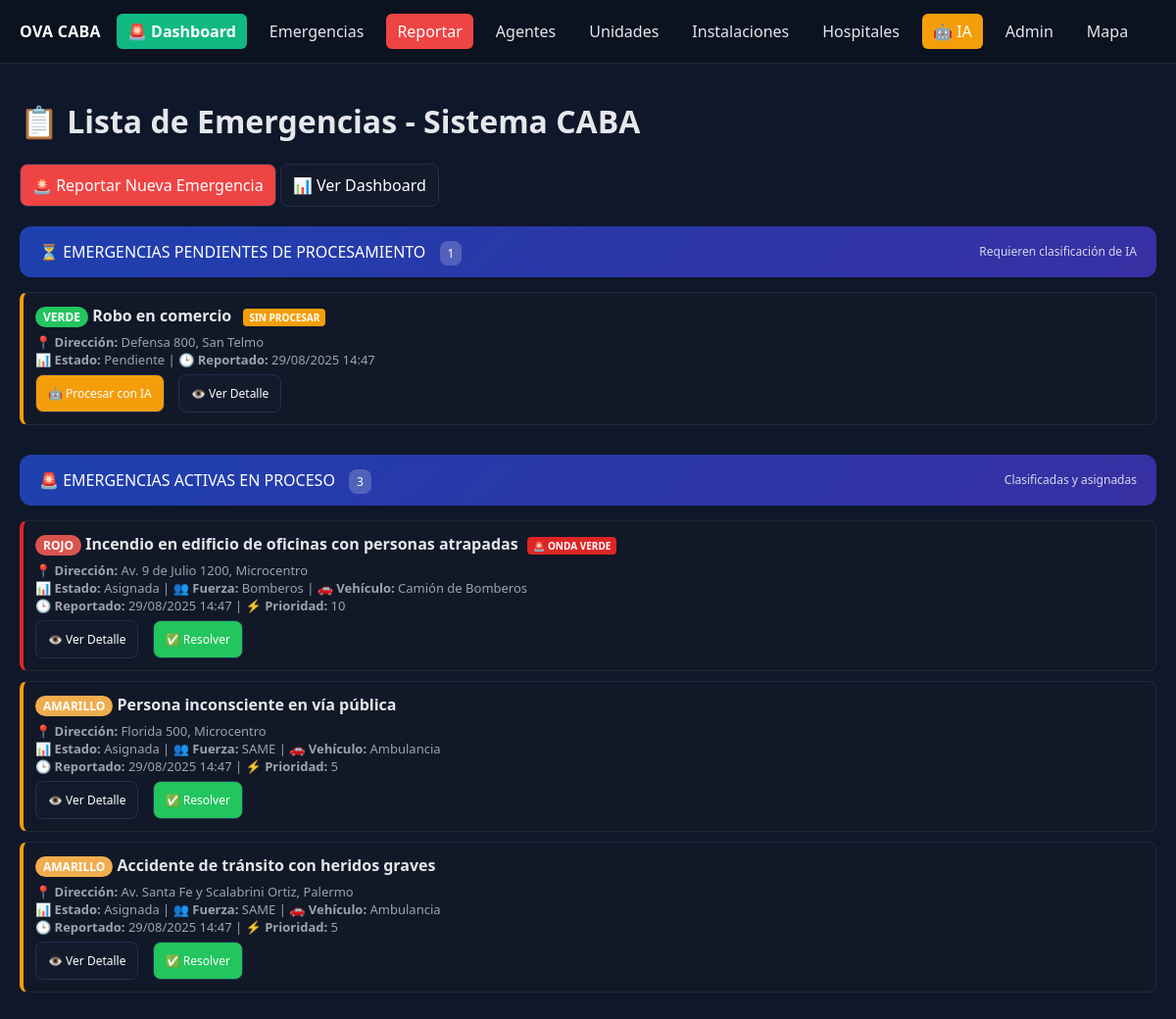
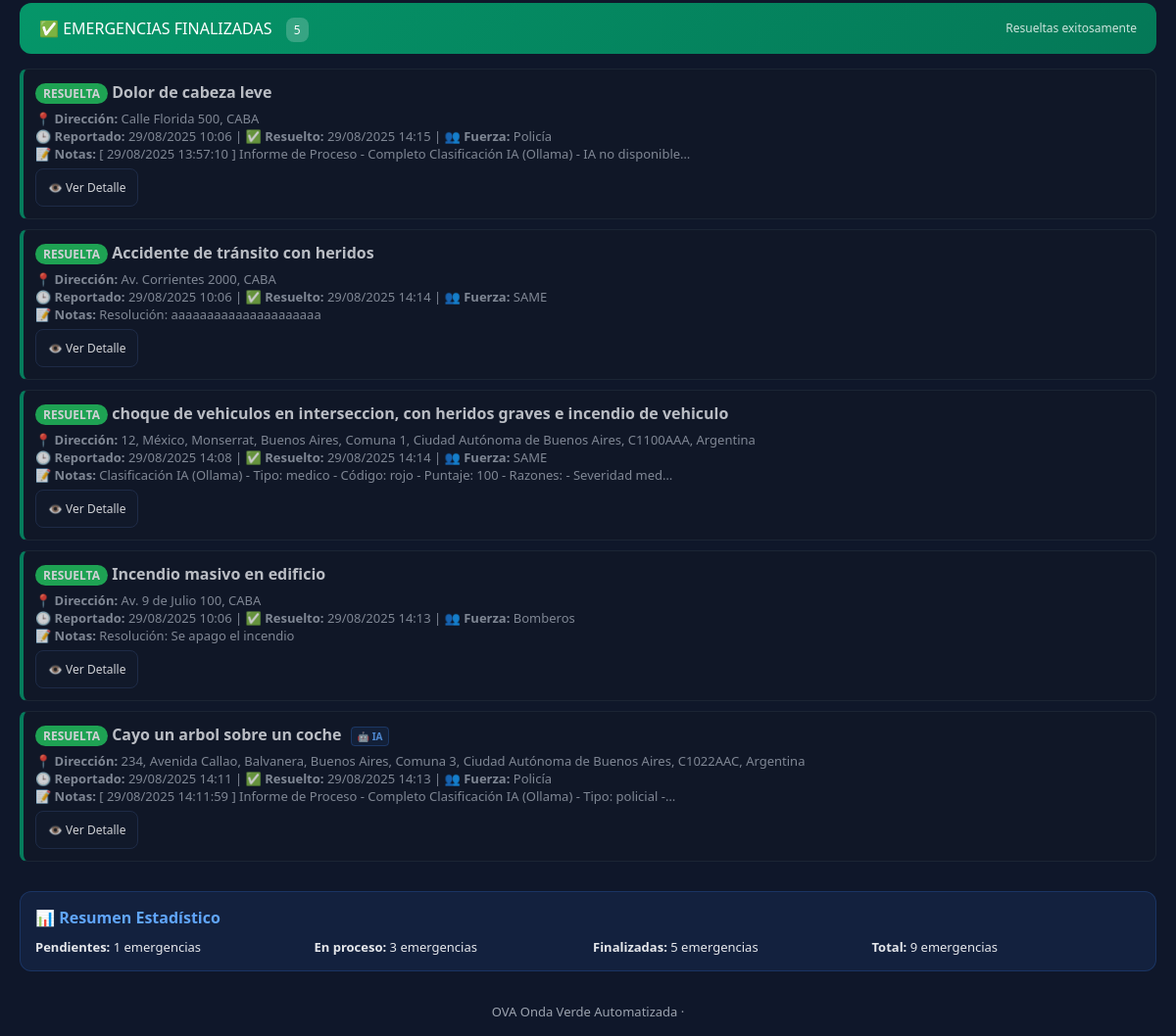
The page /list/ on the database as committed earlier (2 pictures, top to bottom).
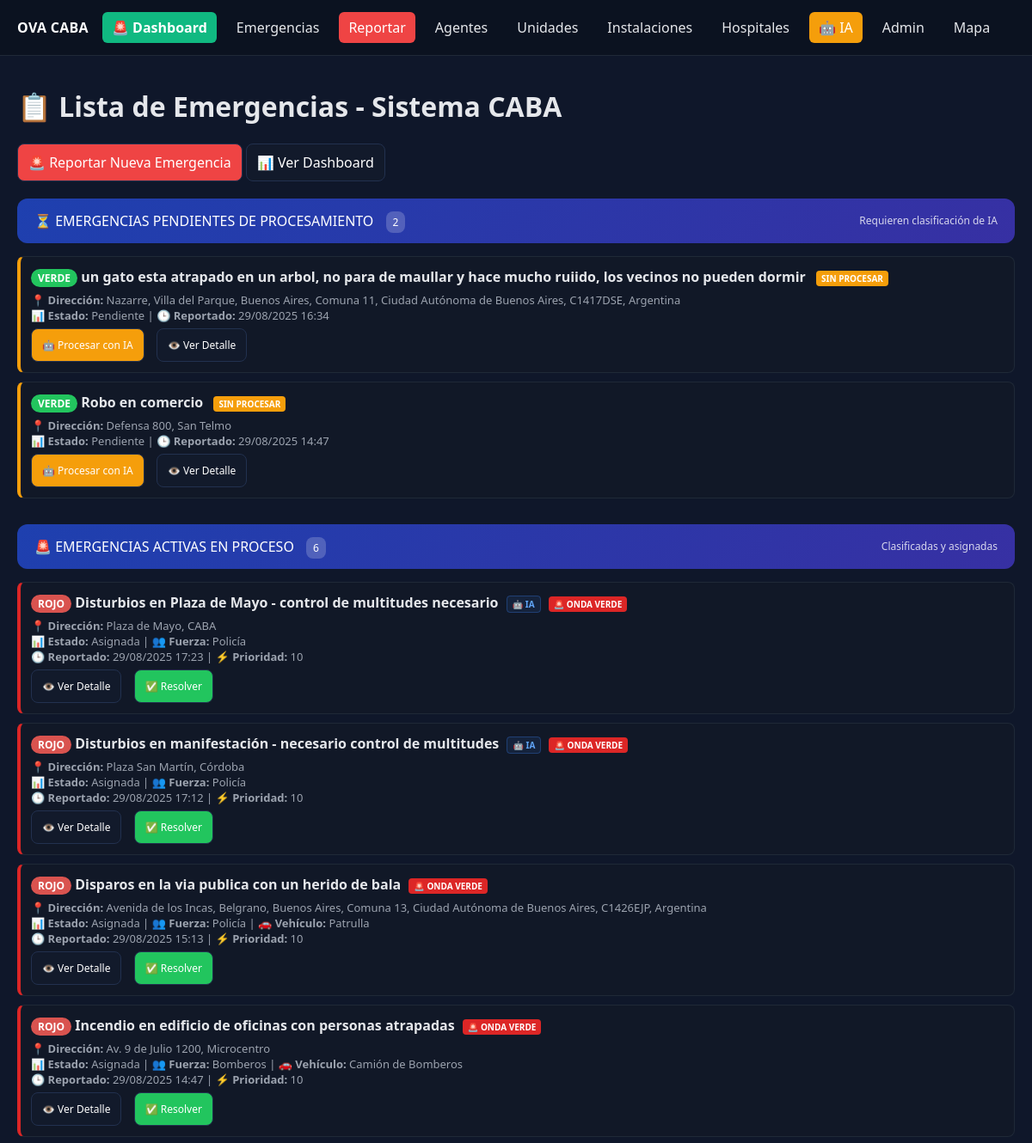
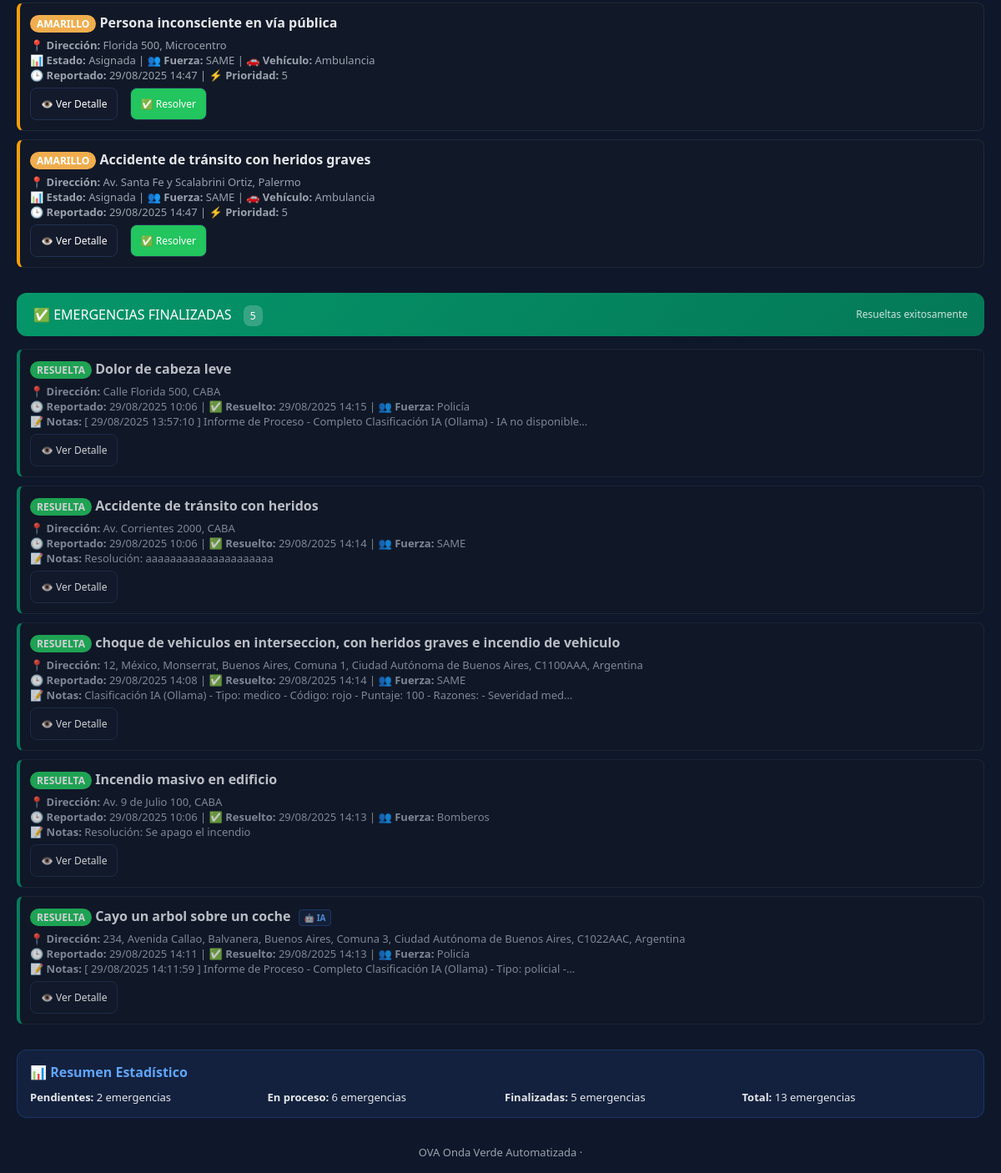
The same page on the database as committed later (2 pictures, top to bottom).
### core/models.py (models this page shows, shortened)
class Emergency(models.Model):
    CODE_CHOICES = [
        ('rojo', 'Rojo - Crítica'),
        ('amarillo', 'Amarillo - Urgente'),
        ('verde', 'Verde - Leve'),
    ]
    STATUS_CHOICES = [
        ('pendiente', 'Pendiente'),
        ('asignada', 'Asignada'),
        ('resuelta', 'Resuelta'),
    ]
    code = models.CharField(max_length=50, choices=CODE_CHOICES, blank=True, verbose_name='Código')
    priority = models.IntegerField(default=0, verbose_name='Prioridad')
    description = models.TextField(verbose_name='Descripción')
    address = models.CharField(max_length=255, blank=True, verbose_name='Dirección')
    location_lat = models.FloatField(null=True, blank=True, verbose_name='Latitud')
    location_lon = models.FloatField(null=True, blank=True, verbose_name='Longitud')
    status = models.CharField(max_length=50, choices=STATUS_CHOICES, default='pendiente', verbose_name='Estado')
    assigned_force = models.ForeignKey('Force', on_delete=models.SET_NULL, null=True, blank=True, verbose_name='Fuerza Asignada')
    assigned_vehicle = models.ForeignKey('Vehicle', on_delete=models.SET_NULL, null=True, blank=True, verbose_name='Vehículo Asignado')
    onda_verde = models.BooleanField(default=False, verbose_name='Onda Verde')
    reported_at = models.DateTimeField(default=timezone.now, verbose_name='Reportado en')
    resolved_at = models.DateTimeField(null=True, blank=True, verbose_name='Resuelto en')
    resolution_notes = models.TextField(blank=True, verbose_name='Notas de Resolución')
    ai_response = models.TextField(blank=True, verbose_name='Respuesta IA')
    class Meta:
        verbose_name = 'Emergencia'
        verbose_name_plural = 'Emergencias'

class Force(models.Model):
    name = models.CharField(max_length=100, unique=True, verbose_name='Nombre')  # e.g., 'Bomberos', 'SAME', 'Policía', 'Tránsito'
    contact_info = models.TextField(blank=True, verbose_name='Información de Contacto')
    created_at = models.DateTimeField(default=timezone.now, verbose_name='Creado en')
    class Meta:
        verbose_name = 'Fuerza'
        verbose_name_plural = 'Fuerzas'

class Vehicle(models.Model):
    force = models.ForeignKey(Force, on_delete=models.CASCADE, verbose_name='Fuerza')
    type = models.CharField(max_length=100, verbose_name='Tipo')  # e.g., 'Ambulancia', 'Camión de Bomberos', 'Patrulla', 'Moto de Tránsito'
    current_lat = models.FloatField(null=True, blank=True, verbose_name='Latitud Actual')
    current_lon = models.FloatField(null=True, blank=True, verbose_name='Longitud Actual')
    target_lat = models.FloatField(null=True, blank=True, verbose_name='Latitud Objetivo')
    target_lon = models.FloatField(null=True, blank=True, verbose_name='Longitud Objetivo')
    home_facility = models.ForeignKey('Facility', on_delete=models.SET_NULL, null=True, blank=True, verbose_name='Base')
    status = models.CharField(max_length=50, choices=[('disponible', 'Disponible'), ('en_ruta', 'En Ruta'), ('ocupado', 'Ocupado') ], default='disponible', verbose_name='Estado')
    class Meta:
        verbose_name = 'Vehículo'
        verbose_name_plural = 'Vehículos'

### core/views.py (the view)
# urls.py: path('list/', emergency_list, name='emergency_list'),
def emergency_list(request):
    emergencias_pendientes = Emergency.objects.filter(
        status='pendiente'
    ).order_by('-priority', '-reported_at')
    emergencias_procesadas = Emergency.objects.filter(
        status='asignada'
    ).order_by('-priority', '-reported_at')
    emergencias_finalizadas = Emergency.objects.filter(
        status='resuelta'
    ).order_by('-resolved_at')
    context = {
        'emergencias_pendientes': emergencias_pendientes,
        'emergencias_procesadas': emergencias_procesadas,
        'emergencias_finalizadas': emergencias_finalizadas,
        'total_pendientes': emergencias_pendientes.count(),
        'total_procesadas': emergencias_procesadas.count(),
        'total_finalizadas': emergencias_finalizadas.count(),
    }
    return render(request, 'core/emergency_list.html', context)

### core/templates/core/emergency_list.html (shortened to what this page needs)
{% extends 'core/base.html' %}
{% block content %}
    <h1>📋 Lista de Emergencias - Sistema CABA</h1>
    <div class="actions">
        <a class="btn" href="{% url 'create_emergency' %}" style="background: var(--danger); color: white;">🚨 Reportar Nueva Emergencia</a>
        <a class="btn" href="{% url 'dashboard' %}">📊 Ver Dashboard</a>
    </div>
    <div class="emergency-section">
        <div class="section-header">
            <div style="display: flex; justify-content: space-between; align-items: center;">
                <div>
                    ⏳ EMERGENCIAS PENDIENTES DE PROCESAMIENTO
                    <span class="section-count">{{ total_pendientes }}</span>
                </div>
                <div style="font-size: 12px; opacity: 0.8;">Requieren clasificación de IA</div>
            </div>
        </div>
        {% if emergencias_pendientes %}
            {% for emergency in emergencias_pendientes %}
                <div class="card" style="border-left: 4px solid #f59e0b;">
                    <div class="card-title">
                        <span class="tag {{ emergency.code|default:'verde' }}">{{ emergency.code|default:'PTE'|upper }}</span>
                        {{ emergency.description }}
                        <span style="background: #f59e0b; color: white; padding: 2px 6px; border-radius: 4px; font-size: 10px; margin-left: 8px;">SIN PROCESAR</span>
                    </div>
                    <div class="card-meta">
                        <strong>📍 Dirección:</strong> {{ emergency.address|default:"Sin dirección especificada" }}<br>
                        <strong>📊 Estado:</strong> {{ emergency.get_status_display }} |
                        <strong>🕒 Reportado:</strong> {{ emergency.reported_at|date:"d/m/Y H:i" }}
                    </div>
                    <div class="card-actions">
                        <a href="{% url 'process_emergency' emergency.id %}" class="btn" style="background: var(--warning); color: white; font-size: 12px;">🤖 Procesar con IA</a>
                        <a href="{% url 'emergency_detail' emergency.id %}" class="btn" style="font-size: 12px;">👁️ Ver Detalle</a>
                    </div>
                </div>
            {% endfor %}
        {% else %}
            <div style="text-align: center; padding: 20px; color: var(--muted);">
                ✅ No hay emergencias pendientes de procesamiento
            </div>
        {% endif %}
    </div>
    <div class="emergency-section">
        <div class="section-header">
            <div style="display: flex; justify-content: space-between; align-items: center;">
                <div>
                    🚨 EMERGENCIAS ACTIVAS EN PROCESO
                    <span class="section-count">{{ total_procesadas }}</span>
                </div>
                <div style="font-size: 12px; opacity: 0.8;">Clasificadas y asignadas</div>
            </div>
        </div>
        {% if emergencias_procesadas %}
            {% for emergency in emergencias_procesadas %}
                <div class="card" style="border-left: 4px solid {% if emergency.code == 'rojo' %}#dc2626{% elif emergency.code == 'amarillo' %}#f59e0b{% else %}#22c55e{% endif %};">
                    <div class="card-title">
                        <span class="tag {{ emergency.code }}">{{ emergency.code|upper }}</span>
                        {{ emergency.description }}
                        {% if emergency.ai_response %}<span class="ai-badge">🤖 IA</span>{% endif %}
                        {% if emergency.onda_verde %}<span style="background: #dc2626; color: white; padding: 2px 6px; border-radius: 4px; font-size: 10px; margin-left: 5px; animation: pulse 2s infinite;">🚨 ONDA VERDE</span>{% endif %}
                    </div>
                    <div class="card-meta">
                        <strong>📍 Dirección:</strong> {{ emergency.address|default:"Sin dirección especificada" }}<br>
                        <strong>📊 Estado:</strong> {{ emergency.get_status_display }}
                        {% if emergency.assigned_force %} | <strong>👥 Fuerza:</strong> {{ emergency.assigned_force.name }}{% endif %}
                        {% if emergency.assigned_vehicle %} | <strong>🚗 Vehículo:</strong> {{ emergency.assigned_vehicle.type }}{% endif %}<br>
                        <strong>🕒 Reportado:</strong> {{ emergency.reported_at|date:"d/m/Y H:i" }} |
                        <strong>⚡ Prioridad:</strong> {{ emergency.priority }}
                    </div>
                    <div class="card-actions">
                        <a href="{% url 'emergency_detail' emergency.id %}" class="btn" style="font-size: 12px;">👁️ Ver Detalle</a>
                        <a href="{% url 'resolve_emergency' emergency.id %}" class="btn" style="background: var(--success); color: white; font-size: 12px;">✅ Resolver</a>
                    </div>
                </div>
            {% endfor %}
        {% else %}
            <div style="text-align: center; padding: 20px; color: var(--muted);">
                ✅ No hay emergencias activas en proceso
            </div>
        {% endif %}
    </div>
    <div class="emergency-section">
        <div class="section-header" style="background: linear-gradient(135deg, #059669, #047857);">
            <div style="display: flex; justify-content: space-between; align-items: center;">
                <div>
                    ✅ EMERGENCIAS FINALIZADAS
                    <span class="section-count">{{ total_finalizadas }}</span>
                </div>
                <div style="font-size: 12px; opacity: 0.8;">Resueltas exitosamente</div>
            </div>
        </div>
        {% if emergencias_finalizadas %}
            {% for emergency in emergencias_finalizadas %}
                <div class="card" style="border-left: 4px solid #059669; opacity: 0.8;">
                    <div class="card-title">
                        <span class="tag verde">RESUELTA</span>
                        {{ emergency.description }}
                        {% if emergency.ai_response %}<span class="ai-badge">🤖 IA</span>{% endif %}
                    </div>
                    <div class="card-meta">
                        <strong>📍 Dirección:</strong> {{ emergency.address|default:"Sin dirección especificada" }}<br>
                        <strong>🕒 Reportado:</strong> {{ emergency.reported_at|date:"d/m/Y H:i" }} |
                        <strong>✅ Resuelto:</strong> {{ emergency.resolved_at|date:"d/m/Y H:i" }}
                        {% if emergency.assigned_force %} | <strong>👥 Fuerza:</strong> {{ emergency.assigned_force.name }}{% endif %}
                        {% if emergency.resolution_notes %}<br><strong>📝 Notas:</strong> {{ emergency.resolution_notes|truncatechars:100 }}{% endif %}
                    </div>
                    <div class="card-actions">
                        <a href="{% url 'emergency_detail' emergency.id %}" class="btn" style="font-size: 12px;">👁️ Ver Detalle</a>
                    </div>
                </div>
            {% endfor %}
        {% else %}
            <div style="text-align: center; padding: 20px; color: var(--muted);">
                📝 No hay emergencias finalizadas aún
            </div>
        {% endif %}
    </div>
    <div style="background: rgba(59, 130, 246, 0.1); padding: 15px; border-radius: 12px; margin-top: 30px; border: 1px solid rgba(59, 130, 246, 0.2);">
        <h4 style="margin: 0 0 10px 0; color: #60a5fa;">📊 Resumen Estadístico</h4>
        <div style="display: grid; grid-template-columns: repeat(auto-fit, minmax(150px, 1fr)); gap: 10px; font-size: 13px;">
            <div><strong>Pendientes:</strong> {{ total_pendientes }} emergencias</div>
            <div><strong>En proceso:</strong> {{ total_procesadas }} emergencias</div>
            <div><strong>Finalizadas:</strong> {{ total_finalizadas }} emergencias</div>
            <div><strong>Total:</strong> {{ total_pendientes|add:total_procesadas|add:total_finalizadas }} emergencias</div>
        </div>
    </div>
{% endblock %}

### core/templates/core/base.html (shortened to what this page needs)
<!DOCTYPE html>
<html lang="es">
<head>
    <link rel="stylesheet" href="https://unpkg.com/leaflet@1.7.1/dist/leaflet.css" />
</head>
<body>
    <div class="navbar">
        <div class="brand">OVA CABA</div>
        <nav class="navlinks">
            <a href="{% url 'dashboard' %}" style="background: var(--primary); color: white; font-weight: bold;">🚨 Dashboard</a>
            <a href="{% url 'emergency_list' %}">Emergencias</a>
            <a href="{% url 'create_emergency' %}" style="background: var(--danger); color: white;">Reportar</a>
            <a href="{% url 'agentes_list' %}">Agentes</a>
            <a href="{% url 'unidades_por_fuerza' %}">Unidades</a>
            <a href="{% url 'facilities_list' %}">Instalaciones</a>
            <a href="{% url 'hospitales_list' %}">Hospitales</a>
            <a href="{% url 'ai_status' %}" style="background: var(--warning); color: white;">🤖 IA</a>
            <a href="/admin/">Admin</a>
            <a href="{% url 'home' %}">Mapa</a>
        </nav>
    </div>
    <div class="container">
        {% block content %}{% endblock %}
    </div>
    <div class="footer">
        OVA Onda Verde Automatizada · {{ now|date:"d/m/Y H:i" }}
    </div>
</body>
</html>

Rows that differ between the two databases and show on the page:
added Emergency: code "VERDE", description "un gato esta atrapado en un arbol, no para de maullar y hace mucho ruiido, los vecinos no pueden dormir", address "Nazarre, Villa del Parque, Buenos Aires, Comuna 11, Ciudad Autónoma de Buenos Aires, C1417DSE, Argentina", status "Pendiente", reported_at "29/08/2025 16:34", shown under "📋 Lista de Emergencias - Sistema CABA"
added Emergency: code "ROJO", description "Disturbios en Plaza de Mayo - control de multitudes necesario", shows "🤖 IA", onda_verde "🚨 ONDA VERDE", address "Plaza de Mayo, CABA", status "Asignada", assigned_force.name "Policía", reported_at "29/08/2025 17:23", priority "10"
added Emergency: code "ROJO", description "Disturbios en manifestación - necesario control de multitudes", shows "🤖 IA", onda_verde "🚨 ONDA VERDE", address "Plaza San Martín, Córdoba", status "Asignada", assigned_force.name "Policía", reported_at "29/08/2025 17:12", priority "10"
added Emergency: code "ROJO", description "Disparos en la via publica con un herido de bala", onda_verde "🚨 ONDA VERDE", address "Avenida de los Incas, Belgrano, Buenos Aires, Comuna 13, Ciudad Autónoma de Buenos Aires, C1426EJP, Argentina", status "Asignada", assigned_force.name "Policía", assigned_vehicle.type "Patrulla", reported_at "29/08/2025 15:13", priority "10"
Other text that changed with them:
{{ total_pendientes }}: "1" → "2"
{{ total_procesadas }}: "3" → "6"
{{ total_pendientes|add:total_procesadas|add:total_finalizadas }}: "9" → "13"
